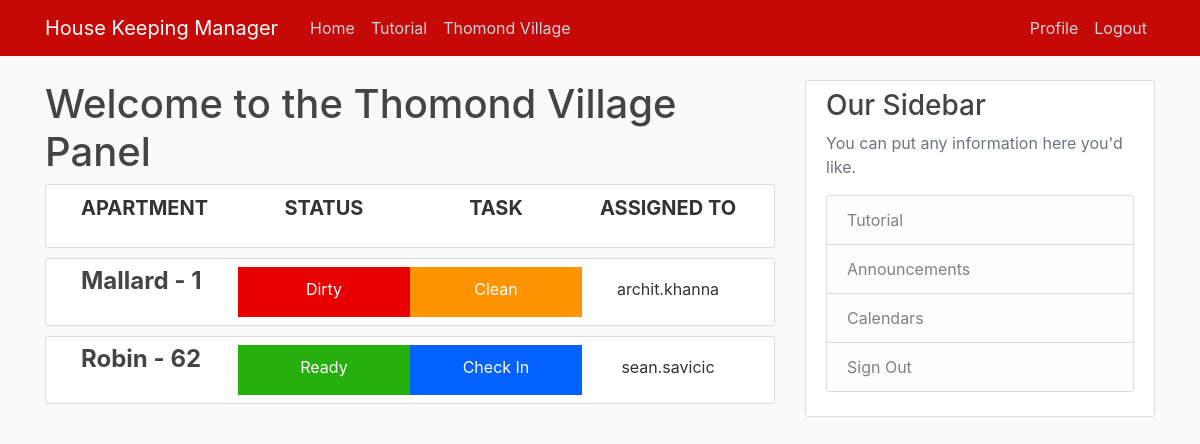
The app's page /thomondvillage/ (signed in), older data.
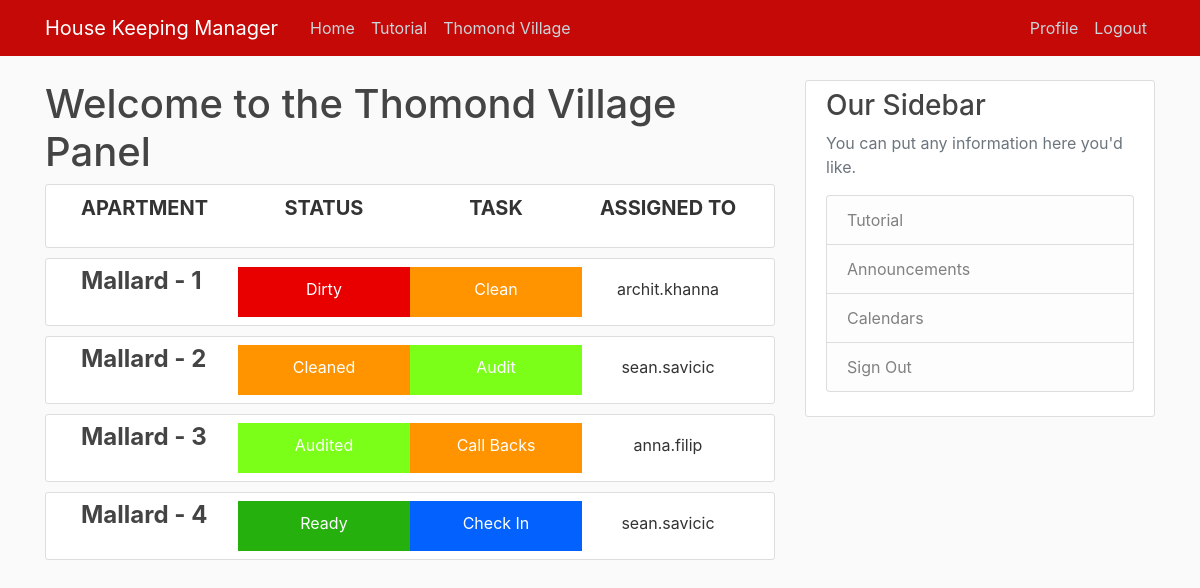
The same page, newer data.
### HKmanager/models.py (models this page shows, shortened)
class apartment(models.Model):
    number = models.IntegerField(unique=True, null=False, blank=False)
    rooms = models.ForeignKey(numberOfRooms, on_delete=models.DO_NOTHING, null=False, blank=False, default=0)
    block = models.ForeignKey(block, on_delete=models.DO_NOTHING, null=False, blank=False)
    status = models.ForeignKey(status, on_delete=models.DO_NOTHING, null=False, blank=False)
    task = models.ForeignKey(task, on_delete=models.DO_NOTHING, null=False, blank=False)
    assignee = models.ForeignKey(User, on_delete=models.DO_NOTHING)

class block(models.Model):
    name = models.CharField(max_length=50, null=False, blank=False)
    def __str__(self):
        return self.name

class status(models.Model):
    name = models.CharField(max_length=50, null=False, blank=False)
    def __str__(self):
        return self.name

class task(models.Model):
    name = models.CharField(max_length=50, null=False, blank=False)
    def __str__(self):
        return self.name

### HKmanager/views.py (the view)
# urls.py: path('thomondvillage/', ApartmentListView.as_view(), name='hk-ThomondVillage'),
class ApartmentListView(LoginRequiredMixin, ListView):
    model = apartment
    template_name = 'HKmanager/ThomondVillage.html'
    context_object_name = 'apartment'

### HKmanager/templates/HKmanager/ThomondVillage.html (shortened to what this page needs)
{% extends "HKmanager/base.html" %}
{% block content %}
  <h1>Welcome to the Thomond Village Panel</h1>
  <article class="media content-section">
    <div class="container">
      <div class="row">
        <div class="col-sm-3">
          <p class="apartment-header">APARTMENT</p>
        </div>
        <div class="col-sm-3" style="text-align: center;">
          <p class="apartment-header">STATUS</p>
        </div>
        <div class="col-sm-3" style="text-align: center;">
          <p class="apartment-header">TASK<p>
        </div>
        <div class="col-sm-3" style="text-align: center;">
          <p class="apartment-header">ASSIGNED TO</p>
        </div>
      </div>
    </div>
  </article>
  {% for apt in apartment %}
    <article class="media content-section">
      <div class="container">
        <div class="row">
          <div class="col-sm-3">
            <h4><a class="article-title" href="{% url 'hk-Apartment' apt.id %}">{{ apt.block }} - {{ apt.number }}</a></h4>
          </div>
          <div id="status {{apt.number}}" class="col-sm-3 text-white">
            <p class="article-content aligner-center">{{ apt.status }}</p>
          </div>
          <div id="task {{apt.number}}" class="col-sm-3 text-white">
            <p class="article-content aligner-center">{{ apt.task }}</p>
          </div>
          <div class="col-sm-3">
            <p class="article-content aligner-center">{{ apt.assignee }}</p>
          </div>
        </div>
      </div>
    </article>
  {% endfor %}
{% endblock content %}

### HKmanager/templates/HKmanager/base.html (shortened to what this page needs)
{% load static %}
<!DOCTYPE html>
<html lang="en" dir="ltr">
  <head>
    <link rel="stylesheet" href="https://maxcdn.bootstrapcdn.com/bootstrap/4.0.0/css/bootstrap.min.css">
    <link rel="stylesheet" type="text/css" href="{% static 'HKmanager/main.css'%}">
  </head>
  <body>
    <header class="site-header">
      <nav class="navbar navbar-expand-md navbar-dark bg-steel fixed-top">
        <div class="container">
          <a class="navbar-brand mr-4" href="{% url 'hk-Home' %}">House Keeping Manager</a>
          <div class="collapse navbar-collapse" id="navbarToggle">
            <div class="navbar-nav mr-auto">
              <a class="nav-item nav-link" href="{% url 'hk-Home' %}">Home</a>
              <a class="nav-item nav-link" href="{% url 'hk-Tutorial' %}">Tutorial</a>
              <a class="nav-item nav-link" href="{% url 'hk-ThomondVillage' %}">Thomond Village</a>
            </div>
            <div class="navbar-nav">
              {% if user.is_authenticated %}
                <a class="nav-item nav-link" href="{% url 'hk-user-profile' %}">Profile</a>
                <a class="nav-item nav-link" href="{% url 'hk-user-logout' %}">Logout</a>
              {% else %}
                <a class="nav-item nav-link" href="{% url 'hk-user-login' %}">Login</a>
                <a class="nav-item nav-link" href="{% url 'hk-user-register' %}">Register</a>
              {% endif %}
            </div>
          </div>
        </div>
      </nav>
    </header>
    <main role="main" class="container">
    <div class="row">
      <div class="col-md-8">
        {% block content %}{% endblock %}
      </div>
      <div class="col-md-4">
        <div class="content-section">
          <h3>Our Sidebar</h3>
          <p class='text-muted'>You can put any information here you'd like.
            <ul class="list-group">
              <li class="list-group-item list-group-item-light">Tutorial</li>
              <li class="list-group-item list-group-item-light">Announcements</li>
              <li class="list-group-item list-group-item-light">Calendars</li>
              <li class="list-group-item list-group-item-light">Sign Out</li>
            </ul>
          </p>
        </div>
      </div>
    </div>
  </main>
  </body>
</html>

### HKmanager/static/HKmanager/main.css (style rules this page uses)
body { background: #fafafa; color: #333333; margin-top: 5rem; }
h1, h2, h3, h4, h5, h6 { color: #444444; }
ul { margin: 0; }
div { vertical-align: middle; }
.bg-steel { background-color: #c40906; }
.site-header .navbar-nav .nav-link { color: #cbd5db; }
.content-section { background: #ffffff; padding: 8px 20px; vertical-align: middle; line-height: inherit; border: 1px solid #dddddd; border-radius: 3px; margin-bottom: 10px; }
.article-title { color: #444444; font-weight: bold; }
.article-content { white-space: pre-line; }
.aligner-center { padding-top: 10px; text-align: center; }
.apartment-header { font-weight: bold; font-size: 20px; }
.text-white { color: white; }
.colorsetter-darkgreen { background: #26b00e; }
.colorsetter-ashleygreen { background: #7bff19; }
.colorsetter-ashleyred { background: #e80000; }
.colorsetter-ashleyorange { background: #ff9300; }
.colorsetter-ashleyblue { background: #0362fe; }

Row changes from the older to the newer data that the page shows:
removed apartment: block "Robin", number "62", status "Ready", task "Check In", assignee "sean.savicic"
added apartment: block "Mallard", number "2", status "Cleaned", task "Audit", assignee "sean.savicic"
added apartment: block "Mallard", number "3", status "Audited", task "Call Backs", assignee "anna.filip"
added apartment: block "Mallard", number "4", status "Ready", task "Check In", assignee "sean.savicic"
